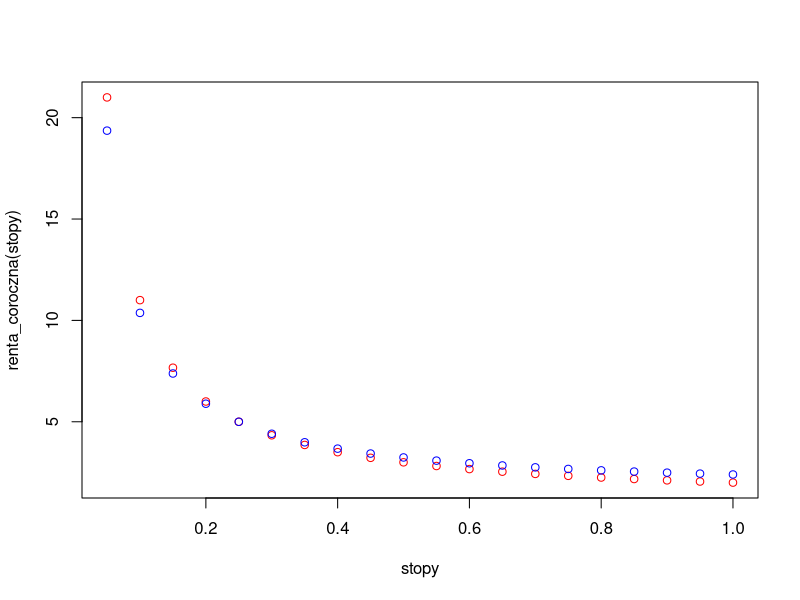
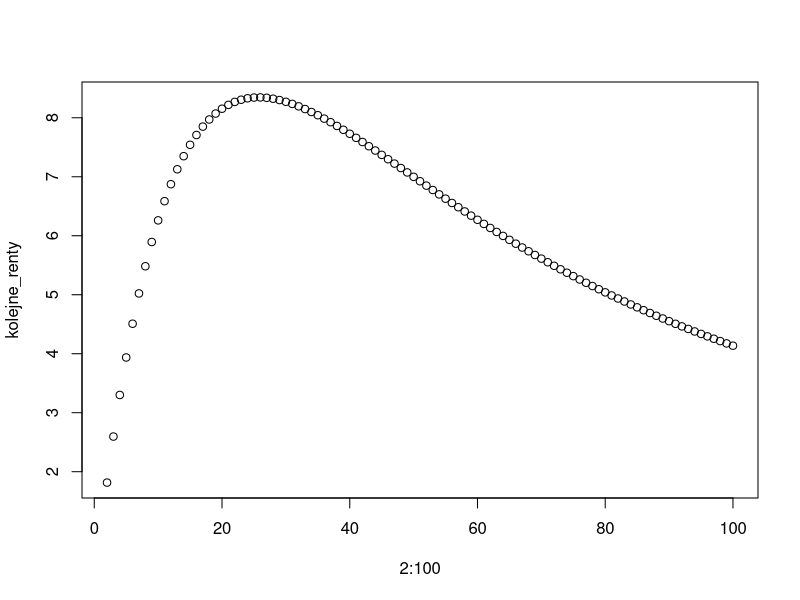

These figures' R source, in order:
# zad 5
v <- 1/1.05
v/(1-v^4)
3*v^2/(1-v^4)
5*v^3/(1-v^4)
7*v^4/(1-v^4)

# zad 6
1/(1-v)
1.8/(1-v^2)

renta_coroczna <- function(i){
    v<-1/(1+i)
    1/(1-v)
}

renta_codwalata <- function(i){
    v<-1/(1+i)
    1.8/(1-v^2)
}

roznica <- function(i){
    renta_coroczna(i) - renta_codwalata(i)
}

stopy <- seq(0.05, 1, by=0.05)

plot(stopy, renta_coroczna(stopy), col='red')
points(stopy, renta_codwalata(stopy), col='blue')
uniroot(roznica, c(0.001,1))
?uniroot

renta_coroczna(0.26)
renta_codwalata(0.26)

# zad 8

renta <- function(n){
    v <- 1/1.05
    ns <- c(1:n, (n-1):1)
    ps <- ns/n
    vs <- v^(1:(2*n-1))
    sum(ps*vs)
}

kolejne_renty <- sapply(2:100, renta)
which.max(kolejne_renty)
plot(2:100, kolejne_renty)
max(kolejne_renty)















